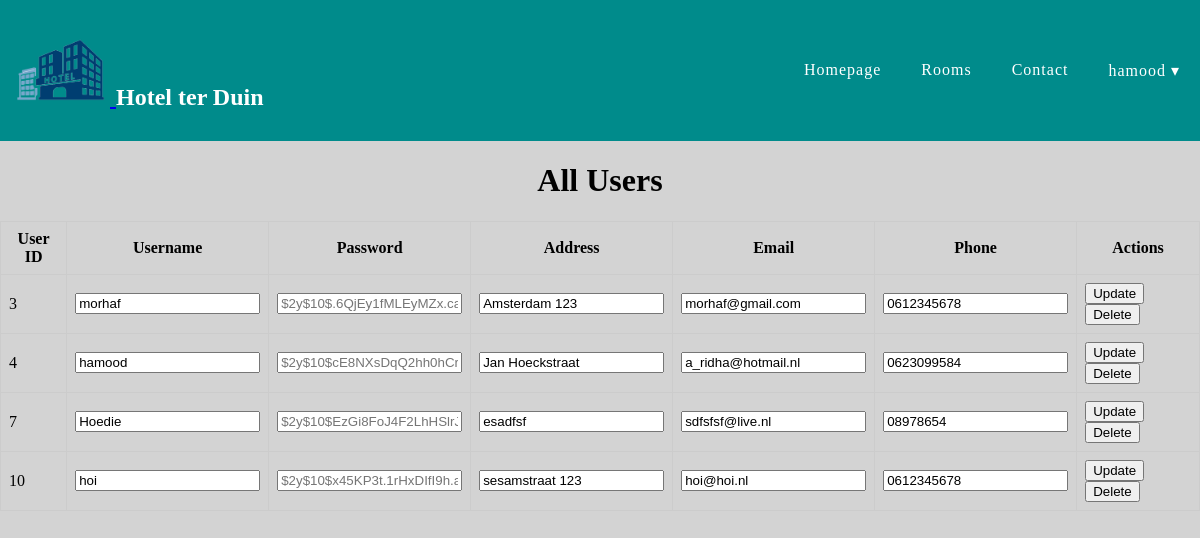
The app's page /hotelterduin/php/admin/klanten.php (signed in), older data.
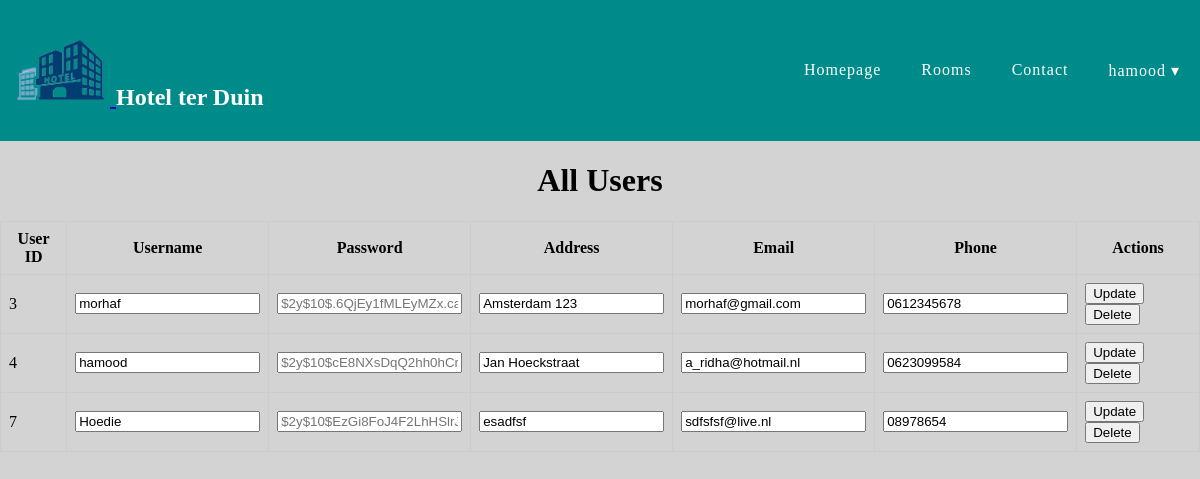
The same page, newer data.
### tables this page shows
CREATE TABLE `users` (
  `user_id` int(11) NOT NULL,
  `username` varchar(50) NOT NULL,
  `password` varchar(50) NOT NULL,
  `role` varchar(20) NOT NULL,
  `address` varchar(100) NOT NULL,
  `email` varchar(100) NOT NULL,
  `phone` varchar(20) NOT NULL
);

### hotelterduin/php/admin/klanten.php (the view, shortened to what this page needs)
<?php
$db = new Db();
$PDO = $db->getPDO();
$sql = "SELECT * FROM users";
$stmt = $PDO->prepare($sql);
$stmt->execute();
$users = $stmt->fetchAll(PDO::FETCH_ASSOC);
?>
<!DOCTYPE html>
<html lang="en">
<head>
    <link rel="stylesheet" href="../../css/style.css">
    <link rel="stylesheet" href="../../css/navbar.css">
    <link rel="stylesheet" href="../../css/admin.css">
</head>
<body>
    <header>
        <?php include '../../templates/navbar.php'; ?>
    </header>
    <main class="main">
        <div class="table-container">
            <table>
                <center>
                    <h1>All Users</h1>
                </center>
                <thead>
                    <tr>
                        <th>User ID</th>
                        <th>Username</th>
                        <th>Password</th>
                        <th>Address</th>
                        <th>Email</th>
                        <th>Phone</th>
                        <th>Actions</th>
                    </tr>
                </thead>
                <tbody>
                    <?php foreach ($users as $user) { ?>
                        <tr>
                            <form action="../../db/actions/klantwijzigen.php" method="post">
                                <td><?php echo $user['user_id']; ?></td>
                                <td><input type="text" name="username" value="<?php echo $user['username']; ?>"></td>
                                <td><input type="text" name="password" placeholder="<?php echo $user['password']; ?>"></td>
                                <td><input type="text" name="address" value="<?php echo $user['address']; ?>"></td>
                                <td><input type="email" name="email" value="<?php echo $user['email']; ?>"></td>
                                <td><input type="text" name="phone" value="<?php echo $user['phone']; ?>"></td>
                                <td>
                                    <input type="submit" name="submit" value="Update">
                                    <input type="submit" name="submit" value="Delete">
                                </td>
                            </form>
                        </tr>
                    <?php } ?>
                </tbody>
            </table>
        </div>
    </main>
</body>
</html>

Row changes from the older to the newer data that the page shows:
removed users: user_id "10", username "hoi", password "$2y$10$x45KP3t.1rHxDIfI9h.azOBQ3Ct4CsKR2O5uEtpucSb", address "sesamstraat 123", email "hoi@hoi.nl", phone "0612345678"
